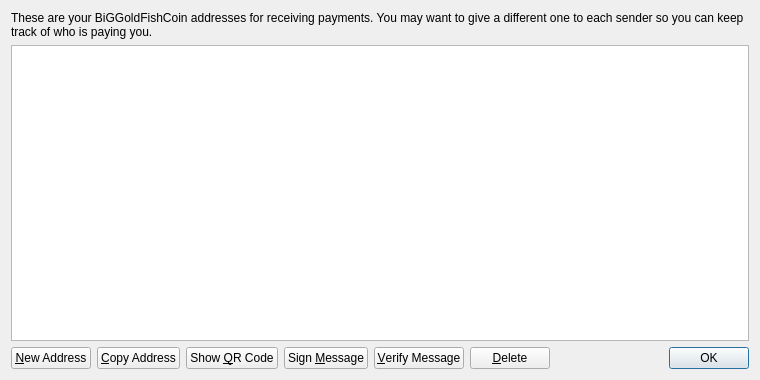
<?xml version="1.0" encoding="UTF-8"?>
<ui version="4.0">
 <class>AddressBookPage</class>
 <widget class="QWidget" name="AddressBookPage">
  <property name="geometry">
   <rect>
    <x>0</x>
    <y>0</y>
    <width>760</width>
    <height>380</height>
   </rect>
  </property>
  <property name="windowTitle">
   <string>Address Book</string>
  </property>
  <layout class="QVBoxLayout" name="verticalLayout">
   <item>
    <widget class="QLabel" name="labelExplanation">
     <property name="text">
      <string>These are your BiGGoldFishCoin addresses for receiving payments. You may want to give a different one to each sender so you can keep track of who is paying you.</string>
     </property>
     <property name="textFormat">
      <enum>Qt::PlainText</enum>
     </property>
     <property name="wordWrap">
      <bool>true</bool>
     </property>
    </widget>
   </item>
   <item>
    <widget class="QTableView" name="tableView">
     <property name="contextMenuPolicy">
      <enum>Qt::CustomContextMenu</enum>
     </property>
     <property name="toolTip">
      <string>Double-click to edit address or label</string>
     </property>
     <property name="tabKeyNavigation">
      <bool>false</bool>
     </property>
     <property name="alternatingRowColors">
      <bool>true</bool>
     </property>
     <property name="selectionMode">
      <enum>QAbstractItemView::SingleSelection</enum>
     </property>
     <property name="selectionBehavior">
      <enum>QAbstractItemView::SelectRows</enum>
     </property>
     <property name="sortingEnabled">
      <bool>true</bool>
     </property>
     <attribute name="verticalHeaderVisible">
      <bool>false</bool>
     </attribute>
    </widget>
   </item>
   <item>
    <layout class="QHBoxLayout" name="horizontalLayout">
     <item>
      <widget class="QPushButton" name="newAddressButton">
       <property name="toolTip">
        <string>Create a new address</string>
       </property>
       <property name="text">
        <string>&amp;New Address</string>
       </property>
       <property name="icon">
        <iconset resource="../bitcoin.qrc">
         <normaloff>:/icons/add</normaloff>:/icons/add</iconset>
       </property>
      </widget>
     </item>
     <item>
      <widget class="QPushButton" name="copyToClipboard">
       <property name="toolTip">
        <string>Copy the currently selected address to the system clipboard</string>
       </property>
       <property name="text">
        <string>&amp;Copy Address</string>
       </property>
       <property name="icon">
        <iconset resource="../bitcoin.qrc">
         <normaloff>:/icons/editcopy</normaloff>:/icons/editcopy</iconset>
       </property>
      </widget>
     </item>
     <item>
      <widget class="QPushButton" name="showQRCode">
       <property name="text">
        <string>Show &amp;QR Code</string>
       </property>
       <property name="icon">
        <iconset resource="../bitcoin.qrc">
         <normaloff>:/icons/qrcode</normaloff>:/icons/qrcode</iconset>
       </property>
      </widget>
     </item>
     <item>
      <widget class="QPushButton" name="signMessage">
       <property name="toolTip">
        <string>Sign a message to prove you own a BiGGoldFishCoin address</string>
       </property>
       <property name="text">
        <string>Sign &amp;Message</string>
       </property>
       <property name="icon">
        <iconset resource="../bitcoin.qrc">
         <normaloff>:/icons/edit</normaloff>:/icons/edit</iconset>
       </property>
      </widget>
     </item>
     <item>
      <widget class="QPushButton" name="verifyMessage">
       <property name="toolTip">
        <string>Verify a message to ensure it was signed with a specified BiGGoldFishCoin address</string>
       </property>
       <property name="text">
        <string>&amp;Verify Message</string>
       </property>
       <property name="icon">
        <iconset resource="../bitcoin.qrc">
         <normaloff>:/icons/transaction_0</normaloff>:/icons/transaction_0</iconset>
       </property>
      </widget>
     </item>
     <item>
      <widget class="QPushButton" name="deleteButton">
       <property name="toolTip">
        <string>Delete the currently selected address from the list</string>
       </property>
       <property name="text">
        <string>&amp;Delete</string>
       </property>
       <property name="icon">
        <iconset resource="../bitcoin.qrc">
         <normaloff>:/icons/remove</normaloff>:/icons/remove</iconset>
       </property>
      </widget>
     </item>
     <item>
      <spacer name="horizontalSpacer">
       <property name="orientation">
        <enum>Qt::Horizontal</enum>
       </property>
       <property name="sizeHint" stdset="0">
        <size>
         <width>40</width>
         <height>20</height>
        </size>
       </property>
      </spacer>
     </item>
     <item>
      <widget class="QDialogButtonBox" name="buttonBox">
       <property name="sizePolicy">
        <sizepolicy hsizetype="Maximum" vsizetype="Fixed">
         <horstretch>0</horstretch>
         <verstretch>0</verstretch>
        </sizepolicy>
       </property>
       <property name="standardButtons">
        <set>QDialogButtonBox::Ok</set>
       </property>
      </widget>
     </item>
    </layout>
   </item>
  </layout>
 </widget>
 <resources>
  <include location="../bitcoin.qrc"/>
 </resources>
 <connections/>
</ui>
